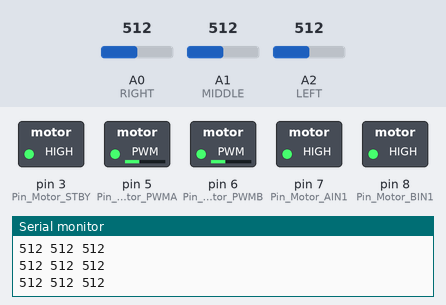
Recording of a sketch running on a simulated Arduino Uno, built with avr-gcc and run on an emulated ATmega328P. Parts: switched loads named in the sketch (green lamp = pin HIGH), the last lines printed to the serial monitor. The inputs (shaded band) are chosen by the test bench; at power-on: A0 (RIGHT) = 512, A2 (LEFT) = 512, A1 (MIDDLE) = 512.

Above: at 1.2 s.
1.3 s: A0 (RIGHT) set to 587
2.8 s: A0 (RIGHT) set to 609
At 3.8 s:
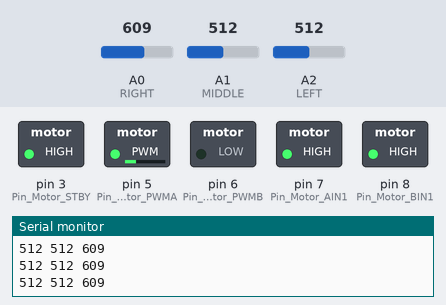
4.5 s: A0 (RIGHT) set to 590
At 5.4 s:
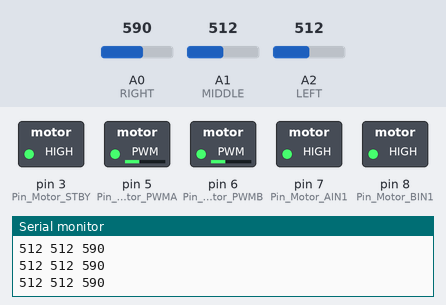
6.3 s: A2 (LEFT) set to 587
7.8 s: A2 (LEFT) set to 608
At 8.3 s:
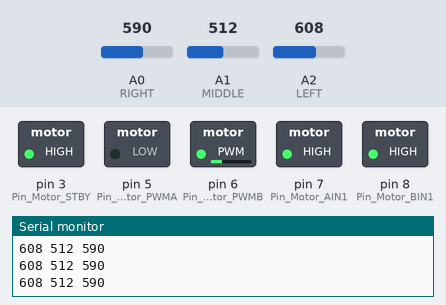
9.5 s: A2 (LEFT) set to 590
At 11.2 s:
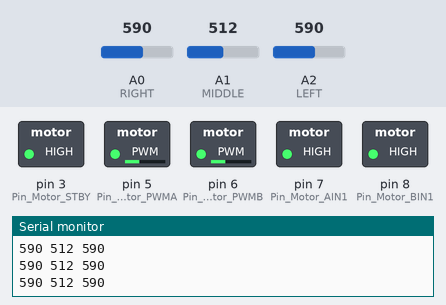
Timing chart, 0 to 12.3 s (numbered marks = the images above; inputs shaded):
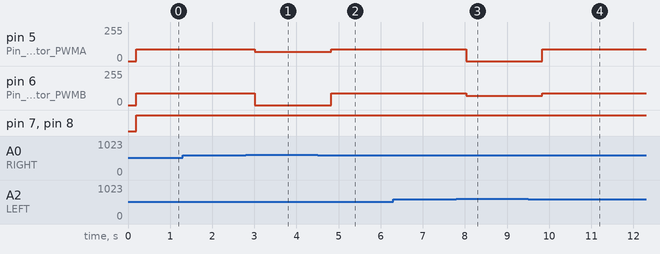

The sketch:

sketch_jan28a.ino
```cpp
// Serial PIN Tracking
#define LEFT A2
#define MIDDLE A1
#define RIGHT A0

// Motor pin tracking
#define Pin_Motor_PWMA 5
#define Pin_Motor_PWMB 6
#define Pin_Motor_AIN1 7
#define Pin_Motor_BIN1 8
#define Pin_Motor_STBY 3

void setup() {
pinMode(LEFT,INPUT);
pinMode(MIDDLE,INPUT);
pinMode(RIGHT,INPUT);

// motors
pinMode(Pin_Motor_PWMA,OUTPUT);
pinMode(Pin_Motor_PWMB,OUTPUT);
pinMode(Pin_Motor_AIN1,OUTPUT);
pinMode(Pin_Motor_BIN1,OUTPUT);
pinMode(Pin_Motor_STBY,OUTPUT);
digitalWrite(Pin_Motor_STBY, HIGH);

Serial.begin(9600);
}

void loop() {

int leftV   = analogRead(LEFT);
int middleV = analogRead(MIDDLE);
int rightV  = analogRead(RIGHT);

Serial.print(leftV);
Serial.print(" ");
Serial.print(middleV);
Serial.print(" ");
Serial.println(rightV);
delay(200);
// ===== MOVEMENT =====

// go straight (middle on black line)
if (middleV < 600 && leftV < 600 && rightV < 600)
{
  analogWrite(Pin_Motor_PWMA, 90);
  analogWrite(Pin_Motor_PWMB, 90);
  digitalWrite(Pin_Motor_AIN1, HIGH);
  digitalWrite(Pin_Motor_BIN1, HIGH);
}

// turn left (left sensor on line)
else if (leftV > 600 && middleV < 600 && rightV < 600)
{
  analogWrite(Pin_Motor_PWMA, 0);
  analogWrite(Pin_Motor_PWMB, 70);
  digitalWrite(Pin_Motor_AIN1, HIGH);
  digitalWrite(Pin_Motor_BIN1, HIGH);
}

// turn right (right sensor on line)
else if (rightV > 600 && middleV < 600 && leftV < 600)
{
  analogWrite(Pin_Motor_PWMA, 70);
  analogWrite(Pin_Motor_PWMB, 0);
  digitalWrite(Pin_Motor_AIN1, HIGH);
  digitalWrite(Pin_Motor_BIN1, HIGH);
}

// stop (all sensors on black)
else if (leftV > 600 && middleV > 600 && rightV > 600)
{
  analogWrite(Pin_Motor_PWMA, 0);
  analogWrite(Pin_Motor_PWMB, 0);
  digitalWrite(Pin_Motor_AIN1, HIGH);
  digitalWrite(Pin_Motor_BIN1, HIGH);
}

}
```

Measured:
- the behaviour switches between 600 and 601 on A0 (RIGHT) (found by bisection; images 0 and 1)
- the behaviour switches between 600 and 601 on A2 (LEFT) (found by bisection; images 2 and 3)
- after the input at 2.8 s, pin 5 (Pin_Motor_PWMA): 90/255 → 70/255 after 0.21 s; pin 6 (Pin_Motor_PWMB): 90/255 → 0/255 after 0.21 s
- after the input at 4.5 s, pin 5 (Pin_Motor_PWMA): 70/255 → 90/255 after 0.32 s; pin 6 (Pin_Motor_PWMB): 0/255 → 90/255 after 0.32 s
- after the input at 7.8 s, pin 5 (Pin_Motor_PWMA): 90/255 → 0/255 after 0.23 s; pin 6 (Pin_Motor_PWMB): 90/255 → 70/255 after 0.23 s
- after the input at 9.5 s, pin 5 (Pin_Motor_PWMA): 0/255 → 90/255 after 0.34 s; pin 6 (Pin_Motor_PWMB): 70/255 → 90/255 after 0.34 s
